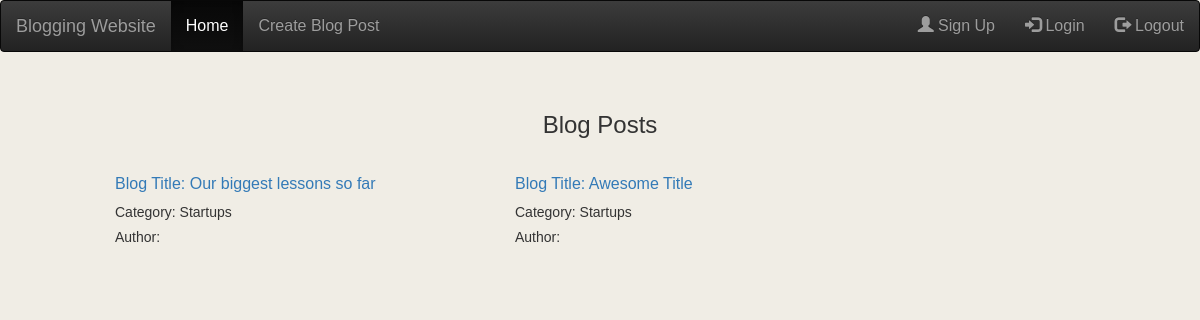
The page / on the database its author committed.
### blog/models.py (models this page shows, shortened)
class Post(models.Model):
    postAuthor = CurrentUserField()
    title = models.CharField(max_length = 150)
    category = models.CharField(max_length = 150)
    postContent = models.TextField()
    postCreatedDate = models.DateTimeField(default = timezone.now)
    postLikes = models.IntegerField(default = 0)

### blog/views.py (the view)
# urls.py: path('', views.postList, name='postList'),
def postList(request):
    post_list = Post.objects.filter(postCreatedDate__lte = timezone.now()).order_by('-postCreatedDate')
    context = {'post_list': post_list}
    return render(request, 'blog/post_list.html', context)

### blog/templates/blog/post_list.html (shortened to what this page needs)
{% include 'blog/base.html' %}
<div class = "container-fluid" >
  <h3 class = "text-center"> Blog Posts </h3>
  <div class = "row">
      {% for post in post_list %}
      <div class = "col-md-1"> </div>
      <div class = "col-md-3">
        <h3> <a href= "{% url 'blog:postDetail' post_id=post.pk %}"> Blog Title: {{ post.title }} </a> </h3>
        <h5> Category: {{ post.category }}</h5>
        <h5> Author: {{ post.postAuthor }}</h5>
      </div>
      {% endfor %}
  </div>
</div>

### blog/static/css/blog.css (style rules this page uses)
* { font-family: Verdana, Arial, Georgia; font-size: 12pt; }
body { background-color: #F0EDE5; }

### rows shown on the page
Post: title "Our biggest lessons so far", category "Startups"
Post: title "Awesome Title", category "Startups"
